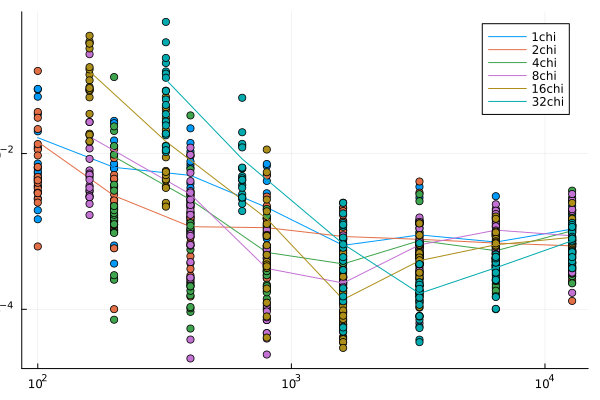

The Julia source for this figure:
"""
In this script we compare the data quality of

1) a posteriori χ-stratified,
2) a posteriori π-stationary,
3) online χ-stratified and
4) offline trajectory

for the ISOKANN learning procedure.
To this end we compute a

- reference solution to obtain test-/verification-data with many koopman samples
- long trajectory to obtain the stationary samples and an offline trajectory

We may also inlcude a test of how many test datapoints (x) are necessary

"""

using Distributed, ClusterManagers
@everywhere using ISOKANN
using ISOKANN: IsoSimulation, data_sliced, shuffledata
using SplitApplyCombine, Dictionaries, Plots
using StatsBase: mean, sample
using ProgressMeter
using JLD2
using Random

function addslurm(nworkers=1, ncores=4)
    ps = addprocs(SlurmManager(nworkers),
        exeflags="-t $ncores",
        env=["OPENBLAS_NUM_THREADS" => "$(round(Int, ncores/2))"],
        cpus_per_task="$ncores",
        partition="big",
        #constraint="Gold6338",
        time="30-00:00:00")
end

function experiment(
    iso=IsoRun(
        sim=MollyLangevin(
            sys=PDB_ACEMD(),
            dt=2e-3,
            T=2e-1,
            gamma=10.0,
            temp=200.0),
        loggers=[],)
)


    @time refiso, chidata = reference_chi(iso)  # 1400 sec
    @time traj, trajdata = reference_pi(iso)    # 66 sec

    isos = iso_matrix(; iso, refiso, traj)

    ##ps = addslurm(32,4)
    # find a way to run @everywhere here, eval?

    isos = @time pmap(i -> (; i..., iso=run!(i.iso)), isos)
    ##rmprocs(ps)

    @save "dataconvergence.jld2" refiso chidata traj trajdata isos

    return (; isos, refiso, chidata, traj, trajdata)
end

function expl_expl_tradeoff(;
    iso=IsoRun(
        sim=MollyLangevin(
            sys=PDB_ACEMD(),
            dt=2e-3,
            T=2e-1,
            gamma=10.0,
            temp=200.0),
        loggers=[],),
    nk=[1, 2, 4, 8, 16, 32],
    maxdata=15_000,
    iters=20
)

    Random.seed!(1337)

    println("computing reference solution")
    @time refiso, chidata = reference_chi(iso; nd=30_000, nx=200, nk=1000)

    println("generating the iso matrix")
    isos = iso_matrix(; iso, refiso, iso_adapt=false, iso_traj=false,
        nk, maxdata, iters)

    println("running experiments")
    isos = @time pmap(i -> (; i..., iso=run!(i.iso)), isos)

    return (; isos, refiso, chidata)
end




""" reference solution used for later chi-strat sampling """
function reference_chi(iso; nd=30_000, nx=200, nk=1_000)
    iso = deepcopyset(iso, nd=nd)

    @time run!(iso)

    liso = size(iso.data[1], 2)
    liso < nx && @warn("iso has not enough samples to generate data ($liso < $nx)")

    xs = ISOKANN.subsample(iso.model, iso.data[1], nx)
    println("Computing reference_chi->propagate()")
    ys = @time ISOKANN.propagate(iso.sim, xs, nk)

    chidata = (xs, ys)

    return iso, chidata
end

""" reference trajectory computation """
reference_pi(iso::IsoRun, args...) = reference_pi(iso.sim, args...)
function reference_pi(sim, nd=10_000, nx=200, nk=1)
    traj = @time ISOKANN.trajectory(sim, nd)

    inds = sample(1:size(traj, 2), nx, replace=false)
    xs = traj[:, inds]
    ys = @time ISOKANN.propagate(sim, xs, nk)

    trajdata = (xs, ys)

    return traj, trajdata
end

function iso_matrix(;
    mindata=100,
    maxdata=16_000,
    nx=[10, 20, 50, 100, 200, 400, 800, 1600, 3200, 6400, 12800, 24560],
    nk=[1, 2, 4],
    iters=5,
    iso=nothing,
    refiso=nothing,
    traj=nothing,
    iso_adapt=true,
    iso_traj=true
)
    isos = []

    for nx in nx, nk in nk, i in 1:iters
        mindata <= nx * nk <= maxdata || continue

        if iso_adapt
            push!(isos, (; type=:adapt, nx, nk,
                iso=iso_adapt(iso, nx, nk)))
        end

        if iso_traj && nk == 1
            push!(isos, (; type=:traj, nx, nk,
                iso=iso_traj(iso, nx)))
        end

        if !isnothing(refiso)
            push!(isos, (; type=:chi, nx, nk,
                iso=iso_chi(iso, nx, nk; refiso)))
        end

        if !isnothing(traj)
            push!(isos, (; type=:pi, nx, nk,
                iso=iso_pi(iso, nx, nk; traj)))
        end
    end
    return isos
end


""" sample chi-strat adaptively during training """
function iso_adapt(iso, nx, nk)
    # adjust resample size to resample up to nxmax=nx after 1/2 of the training
    ny = max(ceil(Int, nx / (iso.nd / iso.nres * (2 / 3))), 2)
    return deepcopyset(iso;
        nxmax=nx,
        data=ISOKANN.bootstrap(iso.sim, ny, nk),
        ny=ny)
end

""" sample and train on trajectory data of length `nx` """
function iso_traj(iso, nx;)
    traj = ISOKANN.trajectory(iso.sim, nx)
    data = ISOKANN.data_from_trajectory(traj, nx)  # TODO: nx should be handled here, not inside data_from_traj
    return deepcopyset(iso;
        nres=0, data)
end

""" trainingsdata is subsampled from a reference iso chi approximation """
function iso_chi(iso, nx, nk; refiso)
    xs = ISOKANN.subsample(refiso.model, refiso.data[2], nx)
    ys = ISOKANN.propagate(iso.sim, xs, nk)
    return deepcopyset(iso;
        nres=0, data=(xs, ys))
end

""" trainingsdata is subsampled from a reference ergodic trajectory """
function iso_pi(iso, nx, nk; traj)
    inds = sample(1:size(traj, 2), nx, replace=false)
    xs = traj[:, inds]
    ys = ISOKANN.propagate(iso.sim, xs, nk)
    return deepcopyset(iso;
        nres=0, data=(xs, ys))
end

""" create a deepcopy of the object and set the kwargs fields """
function deepcopyset(obj; kwargs...)
    obj = deepcopy(obj)
    for (k, v) in kwargs
        setfield!(obj, k, v)
    end
    return obj
end

using StatsBase: mean, median

function plot_dataconvergence(isos, testdata)
    plot()
    ind = 1
    for ((type, nk), is) in sort((pairs(group(x -> (x.type, x.nk), isos))))
        #nk > 2 && continue
        d = group(i -> size(i.iso.data[1], 2) .* nk,
            i -> ISOKANN.loss(i.iso.model, testdata),
            is)
        d = sortkeys(d)
        @show length.(d), type, nk

        xs = [datasize(i.iso) for i in is]
        ys = [ISOKANN.loss(i.iso.model, testdata) for i in is]
        scatter!(xs, ys, label="", c=ind)

        global RES = d
        d = mean.(d)
        plot!(collect(keys(d)), collect(values(d)), label="$nk$type", c=ind)
        ind += 1
    end
    plot!(yaxis=:log, xaxis=:log)
end

function scatter_dataconvergence(isos, testdata)
    plot()
    for ((type, nk), isos) in pairs(group(x -> (x.type, x.nk), isos))


        xs = [datasize(i.iso) for i in isos]
        ys = [ISOKANN.loss(i.iso.model, testdata) for i in isos]
        scatter!(xs, ys, label="$nk$type")
    end
    plot!(yaxis=:log, xaxis=:log)
end


function datasize(iso)
    s = size(iso.data[2])
    s[2] * s[3]
end

function plot_isos2(isos)
    plot()
    for (type, isos) in pairs(group(kv -> kv[1].type, kv -> kv[2], pairs(isos)))
        for (k, isos) in pairs(group(i -> i.nk, isos))
            @show k
            d = group(i -> size(i.data[1], 2) .* k, i ->
                    i.loggers[1].losses[end],
                isos)
            d = sortkeys(d)
            d = mean.(d)
            #d = sortkeys(groupreduce(i->size(i.data[1],2) .* k, i->i.loggers[1].losses[end], mean, isos))
            plot!(collect(keys(d)), collect(values(d)), label="$k$type")
        end
    end
    plot!(yaxis=:log, xaxis=:log)
end

#= OLD STUFF

global isos=Dictionary()

function IsoConvergence(;kwargs...)
    iso = IsoRun(
            sim=MollyLangevin(sys=PDB_ACEMD(), dt=2e-3, T=5e-2, gamma=100.),
            loggers=[];
            kwargs...)
end

function IsoConvergenceRef()
    IsoConvergence(; nd=10000, opt=ISOKANN.AdamRegularized(1e-4,1e-5))
end

function analyse_dataconvergence_high()
    analyse_dataconvergence(
        nxtest = 300,
        nktest = 1000,
        mindata=100,
        maxdata=10_000,
        i=1:5,

    )
end


function analyse_dataconvergence_med()
    analyse_dataconvergence(nxtest = 200, nktest=100, mindata=100, maxdata=2000, i=1:5,
        nk=[1])
end

function analyse_dataconvergence_test()
    analyse_dataconvergence(nxtest = 10, nktest=4, mindata=1, maxdata=10, i=1:1)
end

function run_isos(isos)
    try
        p = Progress(length(isos))
        pmap(run!, isos)
        for (k,v) in pairs(isos)
            @show k
            length(v.losses) > 0 && continue
            run!(v)
            next!(p)
        end

        save("isos.jld2", "isos", isos, "data", (data_train, data_test))
    catch e
        isa(e, InterruptException) || rethrow(e)
    finally
        return (;isos, data_train, data_test)
    end
end

function run_parallel(isos)
    pmap(run!, isos)
end

function isos_dataconvergence(;
        nxtest  = 100,    # number of x samples for ref data
        nktest = 10_000, # number of k samples for ref data
        mindata = 100,
        maxdata = 16_000,
        trajlength = maxdata,
        isos = Dictionary(),
        iso = IsoConvergence(),
        nx = [10,20,50,100,200,500,1000,2000,5000,10000,20000],
        nk = [1,2,4,8],
        i = 1:5,
        lossevery = 100,
        data_train = nothing,
        data_test = nothing
    )

    if any(isnothing.([data_train, data_test]))
        nxtrain = min(maximum(nx), maxdata)
        data_train, data_test = generate_data_test(iso; nxtest, nxtrain, nktest)
    end

    # create trajectory data


    iso = deepcopyset(iso, loggers=[ISOKANN.TrainlossLogger(data = data_test, every=lossevery)])

    for i in i
        data_traj = generate_data_traj(iso.sim, trajlength)
        for nx in nx, nk in nk
            if mindata <= nx * nk <= maxdata

                get!(isos, (;type=:chistrat, nx, nk, i)) do
                    deepcopyset(iso, nres=0; nx, nk,
                        data = data_sub_or_augment(shuffledata(data_train), nx, nk, iso.sim))
                end

                get!(isos, (;type=:chiadapt, nx, nk, i)) do
                    deepcopyset(iso; nx, nk, nxmax = nx,
                        # start with only ny samples, setting the number of nk for further sampling
                        data = data_sub_or_augment(shuffledata(data_train), iso.ny, nk, iso.sim),
                        # adjust resample size to resample up to nxmax=nx after half the training
                        ny = max(ceil(Int, nx / (iso.nd/iso.nres*(2/3))),2))
                end

                if nk==1
                    get!(isos, (;type=:traj, nx, nk, i)) do
                        deepcopyset(iso, nres=0; nx, nk,
                            data = data_sliced(data_traj, 1:nx))
                    end

                    get!(isos, (;type=:stat, nx, nk, i)) do
                        deepcopyset(iso, nres=0; nx, nk,
                            data = data_sliced(shuffledata(data_traj), 1:nx)
                        )
                    end
                end
            end
        end
    end

end

function adjust_nd_to_ndata(iso, ndata)
    (;ny, nk, nres) = iso
    nd = ceil(Int, ndata / ((ny)) * nres)
end




function generate_data_traj(sim, nx, warmup = 32)
    xs = ISOKANN.trajectory(sim, nx+warmup)
    return ISOKANN.data_from_trajectory(xs[:, warmup+1:end]) :: ISOKANN.DataTuple
end

# generate test data of the shape (nxtest, nktest) and also trainingsdata of shape (nxtrain, iso.nk)
function generate_data_test(iso; nxtest::Integer, nxtrain::Integer, nktest::Integer, burnin=32)
    iso = deepcopyset(iso, nd = adjust_nd_to_ndata(iso, burnin+nxtrain+nxtest))
    run!(iso)
    #while size(iso.data[1], 2) < burnin+nxtrain+nxtest
    #    run!(iso)
    #end

    data = shuffledata(data_sliced(iso.data, burnin.+(1:nxtest+nxtrain)))

    data_test = data_sliced(data, 1:nxtest)
    data_train  = data_sliced(data, nxtest.+(1:nxtrain))

    data_train = koopman_sub_or_augment(data_train, nktest, iso.sim)

    return data_train, data_test
end

function data_sub_or_augment(data, nx, nk, sim::IsoSimulation)
    @assert size(data[1],2) >= nx
    data = data_sliced(data, 1:nx) # TODO: use stratified here?
    data = koopman_sub_or_augment(data, nk, sim)
end

function koopman_sub_or_augment(data, nk, sim)
    xs, ys = data
    nki = size(ys, 3)

    if nk <= nki
        data = xs, ys[:,:,1:nk]
    else
        ys = cat(ys, propagate(sim, xs, nk-nki), dims=3)
        data = xs, ys
    end
    return data
end




function plotbenchmark(isos; plotargs...)
    for k in axes(isos, 2)
        @show i = [!isnothing(isos[i,k,1]) for i in axes(isos, 1)]
        col = filter(!isnothing, isos[:,k,1])
        ns = @show map(x->prod(size(x.data[2])[2:3]), col)
        nk = size(col[1].data[2], 3)
        ls = map(x->x.loggers[1].losses[end], isos[i,k,:])
        lss = mean_and_std(ls, 2)
        #lss[1] .= minimum(ls, dims=2)
        #ls = minimum(ls, dims=2)
        #scatter!(ns, ls, label="")
        plot!(ns, lss[1],
            #ribbon = lss[2],
            label="$nk"; plotargs...)
    end
    plot!(xaxis=:log, yaxis=:log)
end
using StatsBase:median


function plot_isos2(isos)
    plot()
    for (type, isos) in pairs(group(kv -> kv[1].type, kv->kv[2], pairs(isos)))
        for (k, isos) in pairs(group(i->i.nk, isos))
            @show k
            d = group(i->size(i.data[1],2) .* k, i->
                    i.loggers[1].losses[end],
                isos)
            d = sortkeys(d)
            d = mean.(d)
            #d = sortkeys(groupreduce(i->size(i.data[1],2) .* k, i->i.loggers[1].losses[end], mean, isos))
            plot!(collect(keys(d)), collect(values(d)), label="$k$type")
        end
    end
    plot!(yaxis=:log, xaxis=:log)
end

=#
